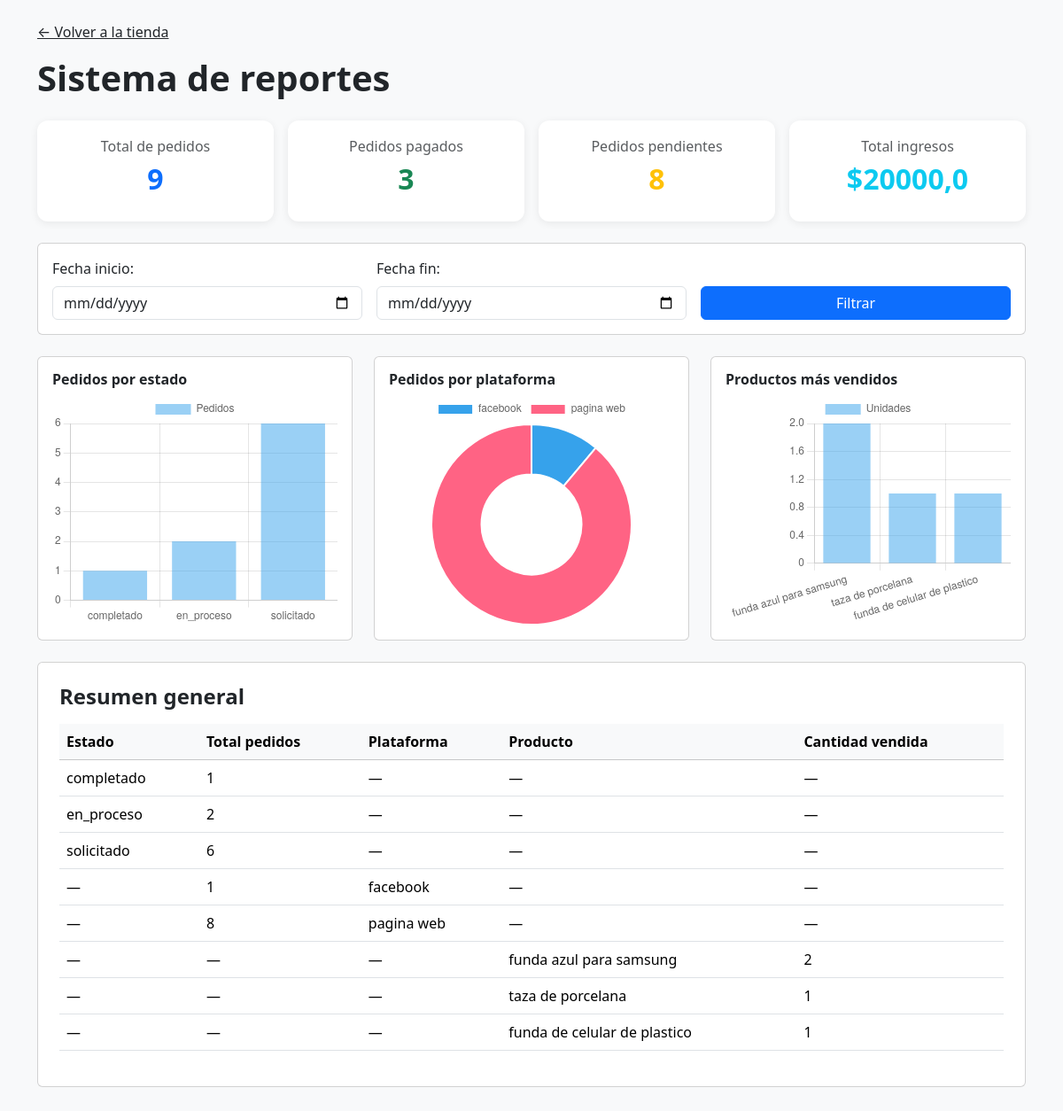
The page /dashboard/ (signed in) on the database its author committed.
### myApp/models.py (models this page shows, shortened)
class Orden(models.Model):
    ESTADO_CHOICES = (
        ('solicitado', 'Solicitado'),
        ('en_proceso', 'En proceso'),
        ('completado', 'Completado'),
        ('cancelado', 'Cancelado'),
    )
    PAGO_CHOICES = (
        ('pendiente', 'Pendiente'),
        ('pagado', 'Pagado'),
    )
    CONTACTO_TIPO_CHOICES = (
        ('whatsapp', 'WhatsApp'),
        ('facebook', 'Facebook'),
        ('instagram', 'Instagram'),
        ('presencial', 'Presencial'),
        ('web', 'Sitio Web'),
        ('otros', 'Otros'),
    )
    token = models.CharField(
        max_length=48,
        unique=True,
        editable=False,
        default=generate_token
    )
    cliente_nombre = models.CharField(
        max_length=200,
        default='',
        blank=True
    )
    contacto_tipo = models.CharField(
        max_length=20,
        choices=CONTACTO_TIPO_CHOICES
    )
    contacto_valor = models.CharField(
        max_length=200,
        blank=True
    )
    producto_referencia = models.ForeignKey(
        'Producto',
        null=True,
        blank=True,
        on_delete=models.SET_NULL
    )
    descripcion = models.TextField(blank=True)
    plataforma = models.CharField(
        max_length=100,
        default='pagina web'
    )
    fecha_necesaria = models.DateField(
        null=True,
        blank=True
    )
    estado = models.CharField(
        max_length=20,
        choices=ESTADO_CHOICES,
        default='solicitado',
        verbose_name='Estado del pedido'
    )
    estado_pago = models.CharField(
        max_length=20,
        choices=PAGO_CHOICES,
        default='pendiente',
        verbose_name='Estado de pago'
    )
    creado = models.DateTimeField(auto_now_add=True)
    actualizado = models.DateTimeField(auto_now=True)
    class Meta:
        verbose_name = 'Orden'
        verbose_name_plural = 'Órdenes'
        ordering = ['-creado']

class Producto(models.Model):
    categoria = models.ForeignKey(Categoria, on_delete=models.CASCADE, related_name='productos')
    nombre = models.CharField(max_length=150)
    descripcion = models.TextField(blank=True)
    precio = models.DecimalField(max_digits=10, decimal_places=2)
    stock = models.PositiveIntegerField(default=0)
    activo = models.BooleanField(default=True)

### myApp/views_reports.py (the view)
# urls.py: path("dashboard/", reporte_dashboard, name="reporte_dashboard"),
@login_required
def reporte_dashboard(request):
    start_date = request.GET.get("start_date")
    end_date = request.GET.get("end_date")
    ordenes = Orden.objects.all()
    if start_date:
        ordenes = ordenes.filter(creado__date__gte=parse_date(start_date))
    if end_date:
        ordenes = ordenes.filter(creado__date__lte=parse_date(end_date))
    total_pedidos = ordenes.count()
    pedidos_pagados = ordenes.filter(estado_pago="pagado").count()
    pedidos_pendientes = ordenes.exclude(estado="completado").count()
    total_ingresos = (
        OrdenItem.objects.filter(orden__in=ordenes, orden__estado_pago="pagado")
        .aggregate(total=Sum("precio_unitario"))["total"]
        or 0
    )
    pedidos_por_estado = (
        ordenes.values("estado")
        .annotate(total=Count("id"))
        .order_by("estado")
    )
    pedidos_por_plataforma = (
        ordenes.values("plataforma")
        .annotate(total=Count("id"))
        .order_by("plataforma")
    )
    productos_vendidos = (
        OrdenItem.objects.filter(orden__in=ordenes, orden__estado_pago="pagado")
        .values("producto__nombre")
        .annotate(total=Sum("cantidad"))
        .order_by("-total")
    )
    datos = {
        "total_pedidos": total_pedidos,
        "pedidos_pagados": pedidos_pagados,
        "pedidos_pendientes": pedidos_pendientes,
        "total_ingresos": float(total_ingresos),
        "pedidos_por_estado": list(pedidos_por_estado),
        "pedidos_por_plataforma": list(pedidos_por_plataforma),
        "productos_vendidos": list(productos_vendidos),
    }
    return render(request, "reportes/dashboard.html", {"datos": datos})

### templates/reportes/dashboard.html (shortened to what this page needs)
<!DOCTYPE html>
<html lang="es">
<head>
    <link href="https://cdn.jsdelivr.net/npm/bootstrap@5.3.2/dist/css/bootstrap.min.css" rel="stylesheet">
</head>
<body class="bg-light">
<div class="container py-4">
    <a href="/" class="text-dark mb-3 d-inline-block">← Volver a la tienda</a>
    <h1 class="fw-bold mb-4">Sistema de reportes</h1>
    <div class="row g-3 mb-4">
        <div class="col-md-3">
            <div class="metric-card text-center">
                <h6 class="text-muted">Total de pedidos</h6>
                <h2 class="text-primary fw-bold">{{ datos.total_pedidos }}</h2>
            </div>
        </div>
        <div class="col-md-3">
            <div class="metric-card text-center">
                <h6 class="text-muted">Pedidos pagados</h6>
                <h2 class="text-success fw-bold">{{ datos.pedidos_pagados }}</h2>
            </div>
        </div>
        <div class="col-md-3">
            <div class="metric-card text-center">
                <h6 class="text-muted">Pedidos pendientes</h6>
                <h2 class="text-warning fw-bold">{{ datos.pedidos_pendientes }}</h2>
            </div>
        </div>
        <div class="col-md-3">
            <div class="metric-card text-center">
                <h6 class="text-muted">Total ingresos</h6>
                <h2 class="text-info fw-bold">${{ datos.total_ingresos }}</h2>
            </div>
        </div>
    </div>
    <form method="GET" class="card p-3 mb-4">
        <div class="row g-3 align-items-end">
            <div class="col-md-4">
                <label class="form-label">Fecha inicio:</label>
                <input type="date" class="form-control" name="start_date" value="{{ request.GET.start_date }}">
            </div>
            <div class="col-md-4">
                <label class="form-label">Fecha fin:</label>
                <input type="date" class="form-control" name="end_date" value="{{ request.GET.end_date }}">
            </div>
            <div class="col-md-4">
                <button class="btn btn-primary w-100">Filtrar</button>
            </div>
        </div>
    </form>
    <div class="row g-4 mb-4">
        <div class="col-md-4">
            <div class="card p-3">
                <h6 class="fw-bold">Pedidos por estado</h6>
                <div class="chart-container">
                    <canvas id="graficoEstados"></canvas>
                </div>
            </div>
        </div>
        <div class="col-md-4">
            <div class="card p-3">
                <h6 class="fw-bold">Pedidos por plataforma</h6>
                <div class="chart-container">
                    <canvas id="graficoPlataforma"></canvas>
                </div>
            </div>
        </div>
        <div class="col-md-4">
            <div class="card p-3">
                <h6 class="fw-bold">Productos más vendidos</h6>
                <div class="chart-container">
                    <canvas id="graficoProductos"></canvas>
                </div>
            </div>
        </div>
    </div>
    <div class="card p-4 mb-5">
        <h4 class="fw-bold mb-3">Resumen general</h4>
        <div class="table-responsive">
            <table class="table table-hover align-middle">
                <thead class="table-light">
                    <tr>
                        <th>Estado</th>
                        <th>Total pedidos</th>
                        <th>Plataforma</th>
                        <th>Producto</th>
                        <th>Cantidad vendida</th>
                    </tr>
                </thead>
                <tbody>
                    {% for est in datos.pedidos_por_estado %}
                    <tr>
                        <td>{{ est.estado }}</td>
                        <td>{{ est.total }}</td>
                        <td>—</td>
                        <td>—</td>
                        <td>—</td>
                    </tr>
                    {% endfor %}
                    {% for pl in datos.pedidos_por_plataforma %}
                    <tr>
                        <td>—</td>
                        <td>{{ pl.total }}</td>
                        <td>{{ pl.plataforma }}</td>
                        <td>—</td>
                        <td>—</td>
                    </tr>
                    {% endfor %}
                    {% for p in datos.productos_vendidos %}
                    <tr>
                        <td>—</td>
                        <td>—</td>
                        <td>—</td>
                        <td>{{ p.producto__nombre }}</td>
                        <td>{{ p.total }}</td>
                    </tr>
                    {% endfor %}
                </tbody>
            </table>
        </div>
    </div>
</div>
<script>
const datos = {{ datos|safe }};
// ====== GRAFICO ESTADOS ======
new Chart(document.getElementById("graficoEstados"), {
    type: "bar",
    data: {
        labels: datos.pedidos_por_estado.map(e => e.estado),
        datasets: [{
            label: "Pedidos",
            data: datos.pedidos_por_estado.map(e => e.total)
        }]
    },
    options: { responsive: true, maintainAspectRatio: false }
});
// ====== GRAFICO PLATAFORMAS ======
new Chart(document.getElementById("graficoPlataforma"), {
    type: "doughnut",
    data: {
        labels: datos.pedidos_por_plataforma.map(e => e.plataforma),
        datasets: [{
            data: datos.pedidos_por_plataforma.map(e => e.total)
        }]
    },
    options: { responsive: true, maintainAspectRatio: false }
});
// ====== GRAFICO TOP PRODUCTOS ======
new Chart(document.getElementById("graficoProductos"), {
    type: "bar",
    data: {
        labels: datos.productos_vendidos.map(p => p["producto__nombre"]),
        datasets: [{
            label: "Unidades",
            data: datos.productos_vendidos.map(p => p.total)
        }]
    },
    options: { responsive: true, maintainAspectRatio: false }
});
</script>
</body>
</html>

### templates/reportes/dashboard.html (style rules this page uses)
.metric-card { border-radius: 12px; padding: 20px; background: #fff; box-shadow: 0 2px 10px rgba(0,0,0,0.07); transition: 0.2s ease; }
.chart-container { height: 260px; }

### rows shown on the page
Orden: total "1", plataforma "facebook"
Orden: total "8", plataforma "pagina web"
Producto: producto__nombre "funda azul para samsung", total "2"
Producto: producto__nombre "taza de porcelana", total "1"
Producto: producto__nombre "funda de celular de plastico", total "1"

### other values the page prints
{{ datos.total_pedidos }} "9"
{{ datos.pedidos_pagados }} "3"
{{ datos.pedidos_pendientes }} "8"
{{ datos.total_ingresos }} "20000,0"
{{ est.estado }} "completado" "en_proceso" "solicitado"
{{ est.total }} "1" "2" "6"
